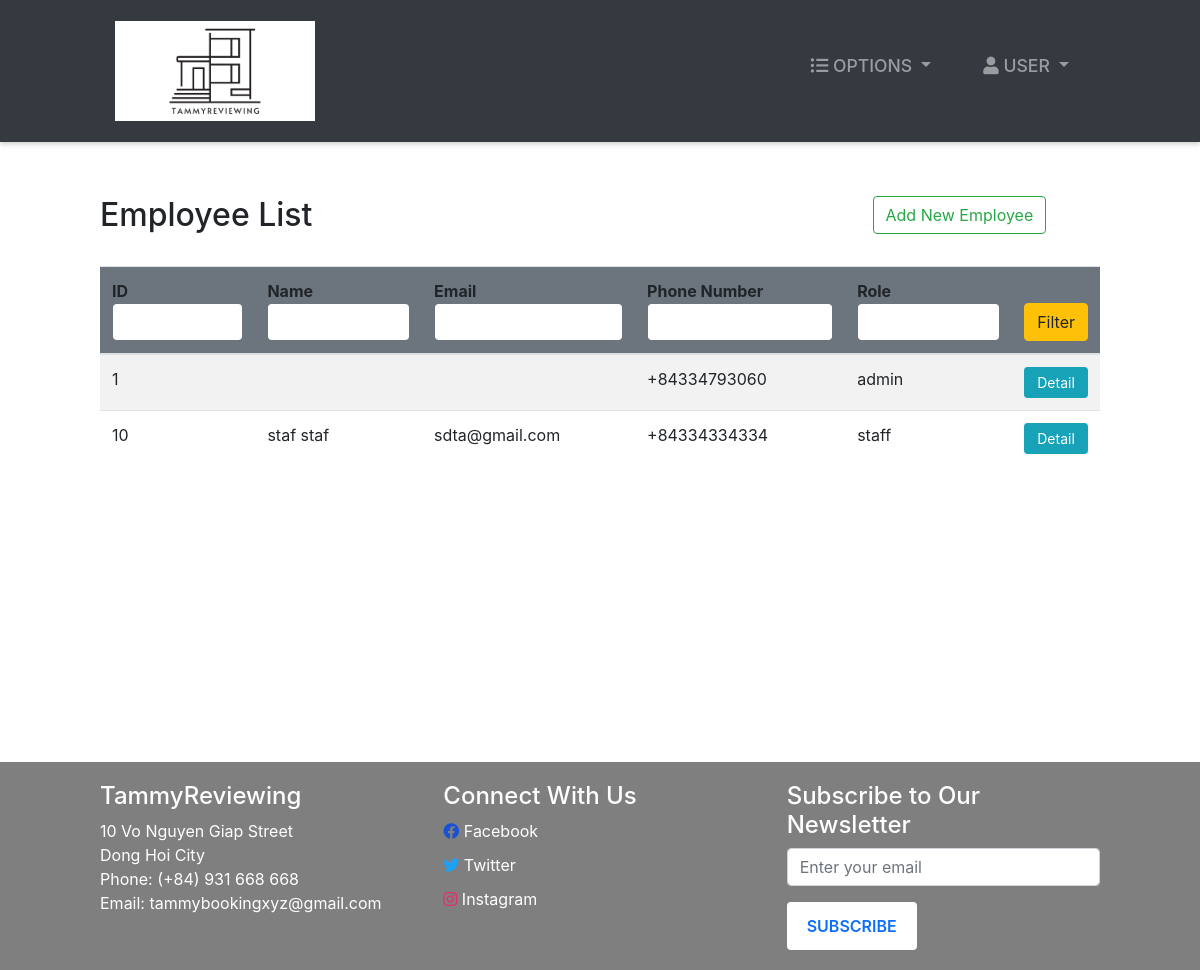
Screenshot of /employees/ (signed in) with the database file from the repository.
### accounts/models.py (models this page shows, shortened)
class Employee(models.Model):
    user = models.OneToOneField(User, null=True, on_delete=models.CASCADE)
    phoneNumber = PhoneNumberField(unique=True)
    salary = models.FloatField()

### accounts/views.py (the view, shortened to what this page needs)
# urls.py: path('employees/', employees, name="employees"),
@login_required(login_url='login')
def employees(request):
    role = str(request.user.groups.all()[0])
    path = role + "/"
    employees = Employee.objects.all()
    context = {
        "role": role,
        "employees": employees
    }
    return render(request, path + "employees.html", context)

### Templates/admin/employees.html
{% extends '../index.html' %}
{% block context %}
{% include '../common_pages/authorized-employees.html' %}
{% endblock %}

### Templates/common_pages/authorized-employees.html (shortened to what this page needs)
<div class="main-page py-4">
    <div class="table-header row">
        <div class="col-sm-12 col-md-12 col-lg-9 mb-4">
            <h2>Employee List</h2>
        </div>
        {% if  role == "manager" or role == "admin"%}
        <div class="col-sm-12 col-md-12 col-lg-3 mb-4">
            <a href="{% url 'add-employee' %}" class="btn btn-outline-success">Add New Employee</a>
        </div>
        {% endif %}
    </div>
    <table class="table table-hover table-striped">
        <thead class="bg-secondary rounded">
            <tr>
                <form action="" method="POST">
                    <th>ID<input type="int" name="id" value="{{id}}" class="form-control border border-secondary"></th>
                    <th>Name<input type="text" name="name" value="{{name}}"
                            class="form-control border border-secondary"></th>
                    <th>Email<input type="text" name="email" value="{{email}}"
                            class="form-control border border-secondary"></th>
                    <th>Phone Number<input type="number" name="number" value="{{number}}"
                            class="form-control border border-secondary">
                    <th>Role<input type="text" name="filterRole" value="{{filterRole}}"
                            class="form-control border border-secondary"></th>
                    <th><button type="submit" name="filter" class="btn btn-warning w-100">Filter</button></th>
                </form>
            </tr>
        </thead>
        <tbody>
            {% for employee in employees %}
            <tr>
                <td>{{ employee.user.id }}</td>
                <td>{{ employee.user.first_name }} {{ employee.user.last_name }}</td>
                <td>{{ employee.user.email }}</td>
                <td>{{ employee.phoneNumber }}</td>
                <td>{{ employee.user.groups.first }}</td>
                <td> <a href="{% url 'employee-profile' employee.user.id  %}"
                        class="btn btn-sm btn-info w-100">Detail</a>
                </td>
            </tr>
            {% endfor %}
        </tbody>
    </table>
</div>

### static/css/style.css (style rules this page uses)
* { margin: 0; padding: 0; -webkit-font-smoothing: antialiased; box-sizing: border-box; }
.main-page { margin: 0 100px 0 100px; margin-top: 30px; min-height: 570px; }

### static/css/main.css (style rules this page uses)
* { margin: 0; padding: 0; -webkit-font-smoothing: antialiased; }
body { position: relative; }

### static/css/form.css (style rules this page uses)
.form-container input[type=submit] , .btn-primary, button { background-color: #4CAF50; color: white; padding: 12px 20px; border: none; border-radius: 4px; cursor: pointer; }
input[type="text"], input[type="number"] { width: 100%; padding: 0.375rem 0.75rem; font-size: 1rem; line-height: 1.5; color: #495057; background-color: #fff; background-clip: padding-box; border: 1px solid #ced4da; border-radius: 0.25rem; transition: border-color 0.15s ease-in-out, box-shadow 0.15s ease-in-out; }

### rows the page displays
Employee: user.id "1", phoneNumber "+84334793060", user.groups.first "admin"
Employee: user.id "10", user.first_name "staf", user.last_name "staf", user.email "sdta@gmail.com", phoneNumber "+84334334334", user.groups.first "staff"
